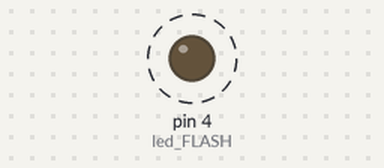
The sketch below on a simulated Arduino Uno, built with avr-gcc and run on an emulated ATmega328P. Shown: output pins drawn as LEDs (lit = HIGH). Dashed ring = blinking.

Above: at 0.5 s.
Timing chart, 0 to 4.6 s (numbered marks = the images above):
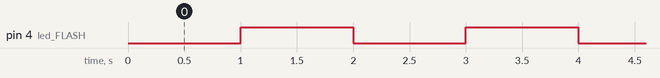

The sketch:

practica1.ino
```cpp
#define led_FLASH 4

void setup() {
  pinMode(led_FLASH, OUTPUT);
}

void loop() {
  digitalWrite(led_FLASH, LOW);
  delay (1000);
  digitalWrite(led_FLASH, HIGH);
  delay (1000);
}
```

Measured:
- by itself, pin 4 (led_FLASH): alternates HIGH for 1.0 s and LOW for 1.0 s
